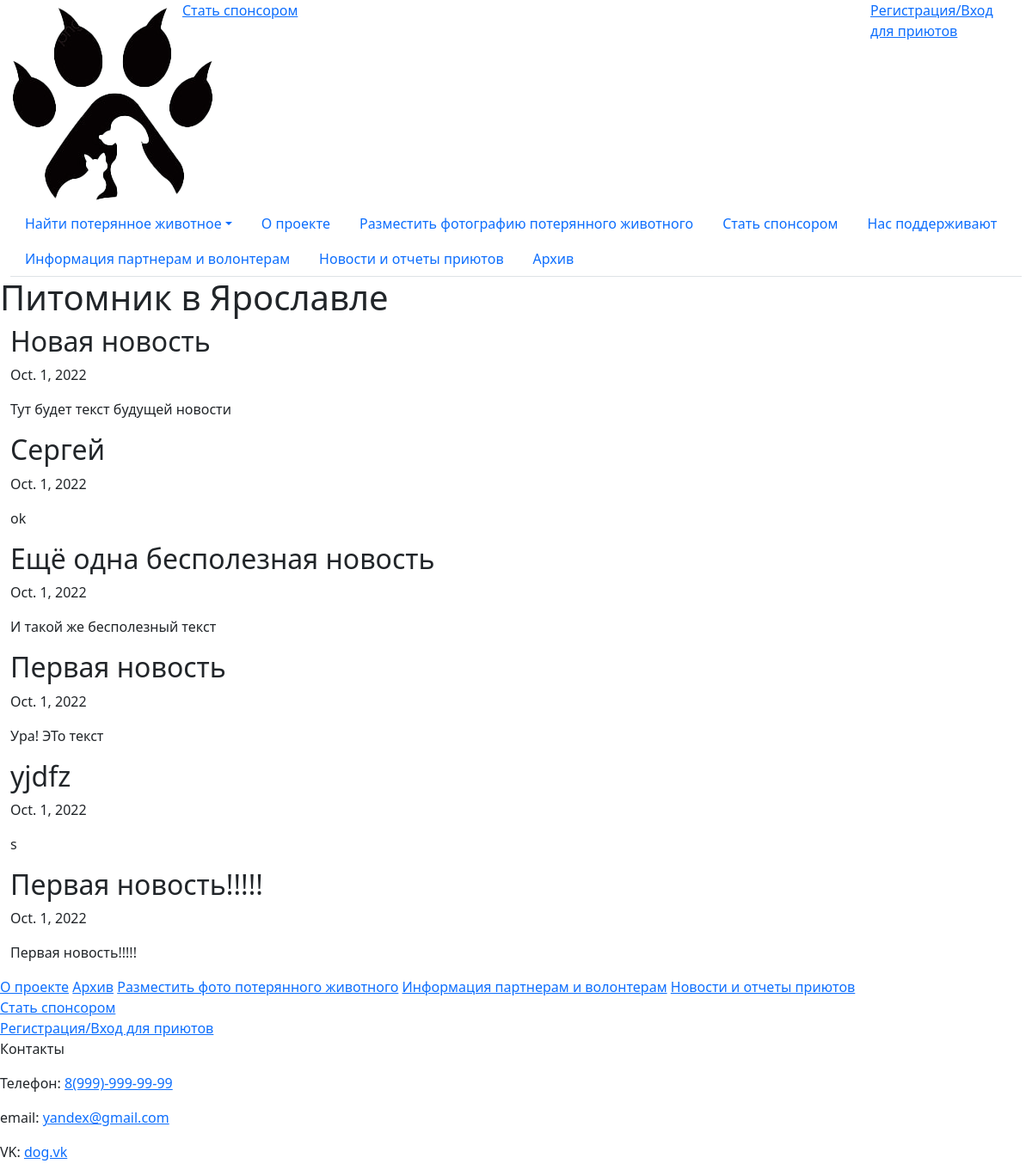
The page /shelters/Питомник в Ярославле&13 on the database its author committed.
### Main/models.py (models this page shows, shortened)
class AccountShelter(models.Model): # Личные кабинеты приютов
    id = models.AutoField(primary_key=True)
    name = models.CharField(max_length=200)
    email = models.EmailField(max_length=200)
    password = models.CharField(max_length=200)
    city = models.CharField(max_length=200)
    address = models.CharField(max_length=200, blank=True, null=True)
    about = models.TextField(max_length=1000, blank=True, null=True)
    logo = models.FileField(upload_to='static/img/accounts')
    director_name = models.CharField(max_length=200, blank=True, null=True)
    contact = models.CharField(max_length=200, blank=True, null=True)
    requisites = models.CharField(max_length=200, blank=True, null=True)
    social_network = models.CharField(max_length=200, blank=True, null=True)
    number_of_animals = models.IntegerField(blank=True, null=True)
    news = models.ManyToManyField(ShelterNews)
    date_visits = models.TextField(max_length=1000, blank=True, null=True)
    register = models.CharField(max_length=10, choices=(('Отклонить', 'Отклонить'), ('Принять', 'Принять')), default="Отклонить")

class ShelterNews(models.Model): # Все новости приютов
    name_news = models.CharField(max_length=200)
    date_news = models.DateField(auto_now_add=True)
    text_news = models.TextField()

### Main/views.py (the view)
# urls.py: path('shelters/<str:name_shelter>&<str:id_shelter>', views.shelters_news, name='shelters_news'),
def shelters_news(request, name_shelter, id_shelter):
    shelter_news = AccountShelter.objects.filter(id=id_shelter)[0]
    print(shelter_news.id, id_shelter)
    return render(request, "shelter_news.html", {"shelter_news": shelter_news})

### templates/shelter_news.html
{% extends 'base.html' %}
{% block content %}
<h1>{{shelter_news.name}}</h1>
<div class="container-fluid all_cards">
    {% for news in shelter_news.news.all %}
    <div class="all_card">
        <h2>{{news.name_news}}</h2>
        <p>{{news.date_news}}</p>
        <p>{{news.text_news}}</p>
    </div>
    {% endfor %}
</div>
{% endblock %}

### rows shown on the page
AccountShelter: name "Питомник в Ярославле"
ShelterNews: name_news "Новая новость", date_news "Oct. 1, 2022", text_news "Тут будет текст будущей новости"
ShelterNews: name_news "Сергей", date_news "Oct. 1, 2022", text_news "ok"
ShelterNews: name_news "Ещё одна бесполезная новость", date_news "Oct. 1, 2022", text_news "И такой же бесполезный текст"
ShelterNews: name_news "Первая новость", date_news "Oct. 1, 2022", text_news "Ура! ЭТо текст"
ShelterNews: name_news "yjdfz", date_news "Oct. 1, 2022", text_news "s"
ShelterNews: name_news "Первая новость!!!!!", date_news "Oct. 1, 2022", text_news "Первая новость!!!!!"
